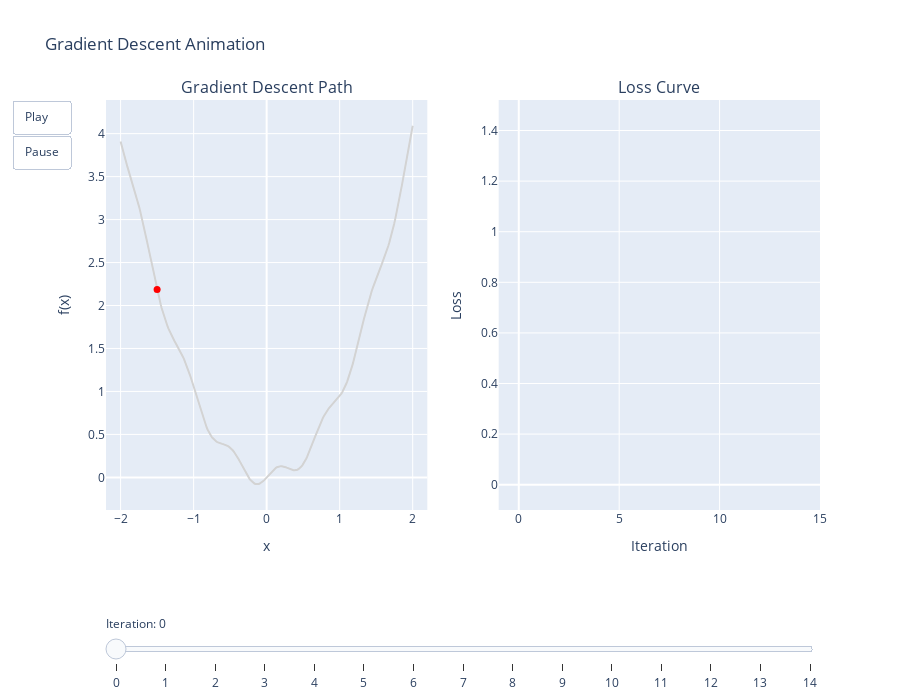

Notebook code cell kept with this figure:
### Code cell
#GD.plot_iterations_and_loss()

### Figure 1 — Plotly figure (JSON) as saved in the notebook; plotly's stock layout.template omitted (floating-point values rounded to 4 significant figures; data arrays with more than 128 entries replaced by an {"elided": "..."} marker saying what was removed)
{"data": [{"line": {"color": "lightgray"}, "mode": "lines", "name": "f(x)", "type": "scatter", "x": {"elided": "300 float values"}, "xaxis": "x", "y": {"elided": "300 float values"}, "yaxis": "y"}, {"marker": {"color": "red", "size": 7}, "mode": "markers", "name": "GD Path", "type": "scatter", "x": [-1.5], "xaxis": "x", "y": [2.185], "yaxis": "y"}, {"marker": {"color": "red", "size": 7}, "mode": "markers+lines", "name": "Loss", "type": "scatter", "x": [], "xaxis": "x2", "y": [], "yaxis": "y2"}], "layout": {"annotations": [{"font": {"size": 16}, "showarrow": false, "text": "Gradient Descent Path", "x": 0.225, "xanchor": "center", "xref": "paper", "y": 1, "yanchor": "bottom", "yref": "paper"}, {"font": {"size": 16}, "showarrow": false, "text": "Loss Curve", "x": 0.775, "xanchor": "center", "xref": "paper", "y": 1, "yanchor": "bottom", "yref": "paper"}], "height": 700, "showlegend": false, "sliders": [{"currentvalue": {"prefix": "Iteration: "}, "steps": [{"args": [["0"], {"frame": {"duration": 0, "redraw": true}, "mode": "immediate"}], "label": "0", "method": "animate"}, {"args": [["1"], {"frame": {"duration": 0, "redraw": true}, "mode": "immediate"}], "label": "1", "method": "animate"}, {"args": [["2"], {"frame": {"duration": 0, "redraw": true}, "mode": "immediate"}], "label": "2", "method": "animate"}, {"args": [["3"], {"frame": {"duration": 0, "redraw": true}, "mode": "immediate"}], "label": "3", "method": "animate"}, {"args": [["4"], {"frame": {"duration": 0, "redraw": true}, "mode": "immediate"}], "label": "4", "method": "animate"}, {"args": [["5"], {"frame": {"duration": 0, "redraw": true}, "mode": "immediate"}], "label": "5", "method": "animate"}, {"args": [["6"], {"frame": {"duration": 0, "redraw": true}, "mode": "immediate"}], "label": "6", "method": "animate"}, {"args": [["7"], {"frame": {"duration": 0, "redraw": true}, "mode": "immediate"}], "label": "7", "method": "animate"}, {"args": [["8"], {"frame": {"duration": 0, "redraw": true}, "mode": "immediate"}], "label": "8", "method": "animate"}, {"args": [["9"], {"frame": {"duration": 0, "redraw": true}, "mode": "immediate"}], "label": "9", "method": "animate"}, {"args": [["10"], {"frame": {"duration": 0, "redraw": true}, "mode": "immediate"}], "label": "10", "method": "animate"}, {"args": [["11"], {"frame": {"duration": 0, "redraw": true}, "mode": "immediate"}], "label": "11", "method": "animate"}, {"args": [["12"], {"frame": {"duration": 0, "redraw": true}, "mode": "immediate"}], "label": "12", "method": "animate"}, {"args": [["13"], {"frame": {"duration": 0, "redraw": true}, "mode": "immediate"}], "label": "13", "method": "animate"}, {"args": [["14"], {"frame": {"duration": 0, "redraw": true}, "mode": "immediate"}], "label": "14", "method": "animate"}], "transition": {"duration": 200}, "x": 0, "y": -0.2}], "title": {"text": "Gradient Descent Animation"}, "updatemenus": [{"buttons": [{"args": [null, {"frame": {"duration": 600, "redraw": true}, "fromcurrent": true, "transition": {"duration": 200}}], "label": "Play", "method": "animate"}, {"args": [[null], {"frame": {"duration": 0, "redraw": false}, "mode": "immediate", "transition": {"duration": 0}}], "label": "Pause", "method": "animate"}], "showactive": false, "type": "buttons"}], "xaxis": {"anchor": "y", "domain": [0, 0.45], "range": [-2.2, 2.2], "title": {"text": "x"}}, "xaxis2": {"anchor": "y2", "domain": [0.55, 1], "range": [-1, 15], "title": {"text": "Iteration"}}, "yaxis": {"anchor": "x", "domain": [0, 1], "range": [-0.3794, 4.391], "title": {"text": "f(x)"}}, "yaxis2": {"anchor": "x2", "domain": [0, 1], "range": [-0.1, 1.521], "title": {"text": "Loss"}}}}
